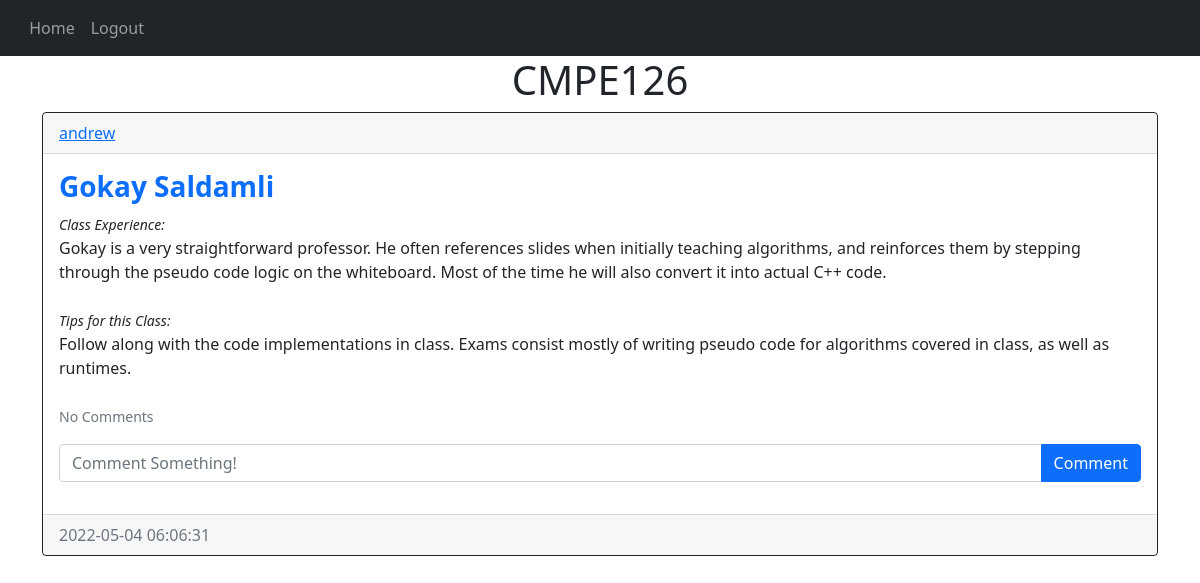
Page /posts/CMPE126 (signed in) on the committed database.
### website/models.py (models this page shows)
class Post(db.Model):
    id = db.Column(db.Integer, primary_key=True)
    class_id = db.Column(db.Text, nullable=False)
    prof = db.Column(db.Text, nullable=False)
    text = db.Column(db.Text, nullable=False)
    tips = db.Column(db.Text, nullable=False)
    date_created = db.Column(db.DateTime(timezone=True), default=func.now())
    author = db.Column(db.Integer, db.ForeignKey(
        'user.id', ondelete="CASCADE"), nullable=False)
    comments = db.relationship('Comment', backref='post', passive_deletes=True)

class User(db.Model, UserMixin):
    id = db.Column(db.Integer, primary_key=True)
    email = db.Column(db.String(150), unique=True)
    username = db.Column(db.String(150), unique=True)
    password = db.Column(db.String(150))
    date_created = db.Column(db.DateTime(timezone=True), default=func.now())
    posts = db.relationship('Post', backref='user', passive_deletes=True)
    comments = db.relationship('Comment', backref='user', passive_deletes=True)

### website/views.py (the view)
@views.route("/posts/<class_id>")
@login_required
def posts(class_id):
    posts = Post.query.filter_by(class_id=class_id).all()
    if not posts:
        flash('No posts for this class', category='error')
        return redirect(url_for('views.home'))
    return render_template("posts.html", user=current_user, posts=posts, class_id=class_id)

### website/__init__.py (called while the page is built)
def create_app():
    app = Flask(__name__)
    app.config['SECRET_KEY'] = "cmpe131"
    app.config['SQLALCHEMY_DATABASE_URI'] = f'sqlite:///{DB_NAME}'
    db.init_app(app)
    from .views import views   #need . since inside python package
    from .auth import auth    #known as relative import
    app.register_blueprint(views, url_prefix="/")
    app.register_blueprint(auth, url_prefix="/")
    from .models import User, Post, Comment
    create_database(app)
    login_manager = LoginManager()
    login_manager.login_view = "auth.login"
    login_manager.init_app(app)
    @login_manager.user_loader
    def load_user(id):
        return User.query.get(int(id))
    return app

### website/templates/posts.html (shortened to what this page needs)
{% extends "posts_div.html" %}
{% block header %} {{class_id}}{% endblock %}

### website/templates/posts_div.html (shortened to what this page needs)
{% extends "base.html" %} {% block title %}Home{% endblock %} {% block content
    %}
    <h1 align="center">{% block header %}Posts{% endblock %}</h1>
    <div id="posts">
      {% for post in posts %}
      <div class="card border-dark">
        <div class="card-header d-flex justify-content-between align-items-center">
          <a href="/posts/{{post.user.username}}">{{post.user.username}}</a>
        </div>
        <div class="card-body">
          <h3 class="text-primary"><strong>{{post.prof}}</strong></h3>
          <label><i><small>Class Experience:</small></i></label>
          <div class="card-text">{{post.text}}</div>
          <br />
          <label><i><small>Tips for this Class:</small></i></label>
          <div class="card-text">{{post.tips}}</div>
          <br />
          <p class="card-text">
          {% if post.comments|length > 0 %}
          <a data-bs-toggle="collapse" href="#comments-{{post.id}}" role="button">
          <small>View {{post.comments|length}} Comments</small>>
        </a>
          {% else %}
          <small class="text-muted">No Comments</small>
          {% endif %}
          </p>
          <form class="input-group mb-3" method ='POST' action="/create-comment/{{post.id}}">
            <input type="text" id="text" name="text" class="form-control" placeholder="Comment Something!" />
            <button type="submit" class="btn btn-primary">Comment</button>
          </form>
        </div>
        <div class="card-footer text-muted">{{post.date_created}}</div>
      </div>
      <br/ > {% endfor %}
    </div>
     {% endblock %}

### website/templates/base.html (style rules this page uses)
body { background-image: url(https://www.sjsu.edu/_images/buildings/ADV_aerial-view_dorms-beyond_01.jpg); background-attachment: fixed; background-size: cover; }

### rows in the picture
Post: class "CMPE126", user.username "andrew", prof "Gokay Saldamli", text "Gokay is a very straightforward professor. He often references slides when initially teaching algorithms, and reinforces them by stepping through the pseudo code logic on the whiteboard. Most of the time he will also convert it into actual C++ code.", tips "Follow along with the code implementations in class. Exams consist mostly of writing pseudo code for algorithms covered in class, as well as runtimes.", date_created "2022-05-04 06:06:31"
